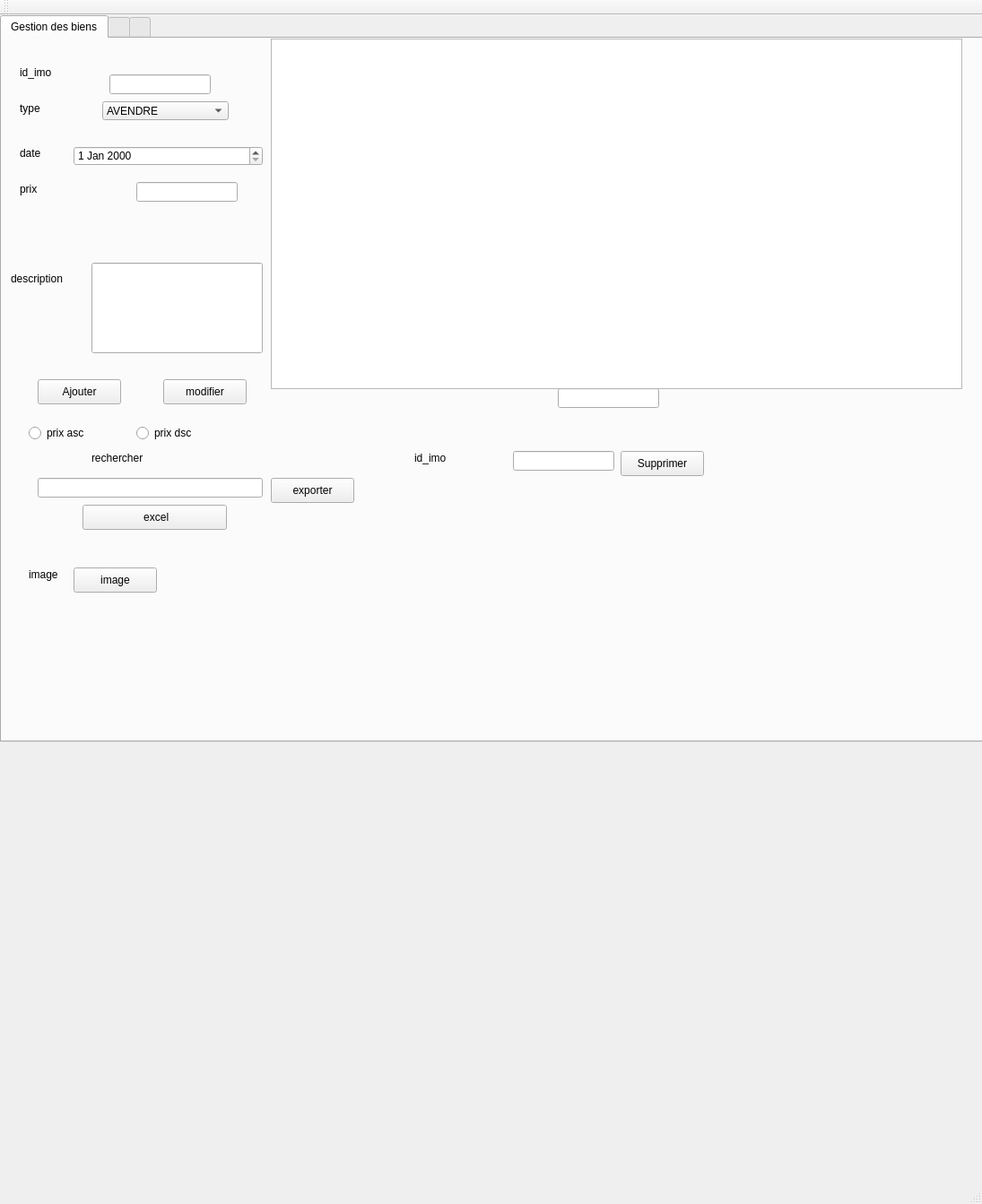
<?xml version="1.0" encoding="UTF-8"?>
<ui version="4.0">
 <class>MainWindow</class>
 <widget class="QMainWindow" name="MainWindow">
  <property name="geometry">
   <rect>
    <x>0</x>
    <y>0</y>
    <width>1095</width>
    <height>1343</height>
   </rect>
  </property>
  <property name="sizePolicy">
   <sizepolicy hsizetype="Preferred" vsizetype="Fixed">
    <horstretch>0</horstretch>
    <verstretch>0</verstretch>
   </sizepolicy>
  </property>
  <property name="windowTitle">
   <string>Gestion des Réclamations</string>
  </property>
  <widget class="QWidget" name="centralWidget">
   <widget class="QTabWidget" name="tabWidget">
    <property name="geometry">
     <rect>
      <x>0</x>
      <y>0</y>
      <width>1221</width>
      <height>811</height>
     </rect>
    </property>
    <property name="sizePolicy">
     <sizepolicy hsizetype="Expanding" vsizetype="Expanding">
      <horstretch>0</horstretch>
      <verstretch>0</verstretch>
     </sizepolicy>
    </property>
    <property name="sizeIncrement">
     <size>
      <width>0</width>
      <height>0</height>
     </size>
    </property>
    <property name="currentIndex">
     <number>0</number>
    </property>
    <widget class="QWidget" name="ajouter">
     <attribute name="title">
      <string>Gestion des biens</string>
     </attribute>
     <widget class="QLineEdit" name="rech">
      <property name="geometry">
       <rect>
        <x>40</x>
        <y>490</y>
        <width>251</width>
        <height>22</height>
       </rect>
      </property>
     </widget>
     <widget class="QLineEdit" name="le_prix">
      <property name="geometry">
       <rect>
        <x>150</x>
        <y>160</y>
        <width>113</width>
        <height>22</height>
       </rect>
      </property>
     </widget>
     <widget class="QLineEdit" name="le_date">
      <property name="geometry">
       <rect>
        <x>620</x>
        <y>390</y>
        <width>113</width>
        <height>22</height>
       </rect>
      </property>
     </widget>
     <widget class="QLineEdit" name="le_id">
      <property name="geometry">
       <rect>
        <x>120</x>
        <y>40</y>
        <width>113</width>
        <height>22</height>
       </rect>
      </property>
     </widget>
     <widget class="QLineEdit" name="le_Description">
      <property name="geometry">
       <rect>
        <x>100</x>
        <y>250</y>
        <width>191</width>
        <height>101</height>
       </rect>
      </property>
     </widget>
     <widget class="QLabel" name="label_27">
      <property name="geometry">
       <rect>
        <x>20</x>
        <y>30</y>
        <width>101</width>
        <height>16</height>
       </rect>
      </property>
      <property name="text">
       <string>id_imo</string>
      </property>
     </widget>
     <widget class="QLabel" name="label_29">
      <property name="geometry">
       <rect>
        <x>20</x>
        <y>160</y>
        <width>101</width>
        <height>16</height>
       </rect>
      </property>
      <property name="text">
       <string>prix</string>
      </property>
     </widget>
     <widget class="QLabel" name="label_30">
      <property name="geometry">
       <rect>
        <x>20</x>
        <y>120</y>
        <width>101</width>
        <height>16</height>
       </rect>
      </property>
      <property name="text">
       <string>date</string>
      </property>
     </widget>
     <widget class="QLabel" name="label_31">
      <property name="geometry">
       <rect>
        <x>20</x>
        <y>70</y>
        <width>101</width>
        <height>16</height>
       </rect>
      </property>
      <property name="text">
       <string>type</string>
      </property>
     </widget>
     <widget class="QLabel" name="label_32">
      <property name="geometry">
       <rect>
        <x>10</x>
        <y>260</y>
        <width>101</width>
        <height>16</height>
       </rect>
      </property>
      <property name="text">
       <string>description</string>
      </property>
     </widget>
     <widget class="QPushButton" name="pushButton">
      <property name="geometry">
       <rect>
        <x>40</x>
        <y>380</y>
        <width>93</width>
        <height>28</height>
       </rect>
      </property>
      <property name="text">
       <string>Ajouter</string>
      </property>
     </widget>
     <widget class="QPushButton" name="pushButton_4">
      <property name="geometry">
       <rect>
        <x>690</x>
        <y>460</y>
        <width>93</width>
        <height>28</height>
       </rect>
      </property>
      <property name="text">
       <string>Supprimer</string>
      </property>
     </widget>
     <widget class="QTableView" name="table_bien">
      <property name="geometry">
       <rect>
        <x>300</x>
        <y>0</y>
        <width>771</width>
        <height>391</height>
       </rect>
      </property>
     </widget>
     <widget class="QLineEdit" name="le_idS">
      <property name="geometry">
       <rect>
        <x>570</x>
        <y>460</y>
        <width>113</width>
        <height>22</height>
       </rect>
      </property>
     </widget>
     <widget class="QLabel" name="label_28">
      <property name="geometry">
       <rect>
        <x>460</x>
        <y>460</y>
        <width>101</width>
        <height>16</height>
       </rect>
      </property>
      <property name="text">
       <string>id_imo</string>
      </property>
     </widget>
     <widget class="QPushButton" name="pushButton_3">
      <property name="geometry">
       <rect>
        <x>180</x>
        <y>380</y>
        <width>93</width>
        <height>28</height>
       </rect>
      </property>
      <property name="text">
       <string>modifier</string>
      </property>
     </widget>
     <widget class="QRadioButton" name="radioButton">
      <property name="geometry">
       <rect>
        <x>30</x>
        <y>430</y>
        <width>97</width>
        <height>20</height>
       </rect>
      </property>
      <property name="text">
       <string>prix asc</string>
      </property>
     </widget>
     <widget class="QRadioButton" name="radioButton_2">
      <property name="geometry">
       <rect>
        <x>150</x>
        <y>430</y>
        <width>97</width>
        <height>20</height>
       </rect>
      </property>
      <property name="text">
       <string>prix dsc</string>
      </property>
     </widget>
     <widget class="QComboBox" name="comboBox">
      <property name="geometry">
       <rect>
        <x>112</x>
        <y>70</y>
        <width>141</width>
        <height>21</height>
       </rect>
      </property>
      <item>
       <property name="text">
        <string>AVENDRE</string>
       </property>
      </item>
      <item>
       <property name="text">
        <string>ALOUER</string>
       </property>
      </item>
     </widget>
     <widget class="QLabel" name="label_33">
      <property name="geometry">
       <rect>
        <x>100</x>
        <y>460</y>
        <width>101</width>
        <height>16</height>
       </rect>
      </property>
      <property name="text">
       <string>rechercher</string>
      </property>
     </widget>
     <widget class="QPushButton" name="exporter">
      <property name="geometry">
       <rect>
        <x>300</x>
        <y>490</y>
        <width>93</width>
        <height>28</height>
       </rect>
      </property>
      <property name="text">
       <string>exporter</string>
      </property>
     </widget>
     <widget class="QDateEdit" name="dateEdit">
      <property name="geometry">
       <rect>
        <x>80</x>
        <y>120</y>
        <width>211</width>
        <height>22</height>
       </rect>
      </property>
     </widget>
     <widget class="QPushButton" name="imagebouton">
      <property name="geometry">
       <rect>
        <x>80</x>
        <y>590</y>
        <width>93</width>
        <height>28</height>
       </rect>
      </property>
      <property name="text">
       <string>image</string>
      </property>
     </widget>
     <widget class="QLabel" name="label_34">
      <property name="geometry">
       <rect>
        <x>30</x>
        <y>590</y>
        <width>101</width>
        <height>16</height>
       </rect>
      </property>
      <property name="text">
       <string>image</string>
      </property>
     </widget>
     <widget class="QPushButton" name="excel">
      <property name="geometry">
       <rect>
        <x>90</x>
        <y>520</y>
        <width>161</width>
        <height>28</height>
       </rect>
      </property>
      <property name="text">
       <string> excel</string>
      </property>
     </widget>
     <widget class="QLabel" name="imageLabel">
      <property name="geometry">
       <rect>
        <x>10</x>
        <y>570</y>
        <width>301</width>
        <height>161</height>
       </rect>
      </property>
      <property name="sizePolicy">
       <sizepolicy hsizetype="Maximum" vsizetype="Preferred">
        <horstretch>0</horstretch>
        <verstretch>0</verstretch>
       </sizepolicy>
      </property>
      <property name="font">
       <font>
        <weight>50</weight>
        <bold>false</bold>
       </font>
      </property>
      <property name="text">
       <string/>
      </property>
      <property name="pixmap">
       <pixmap>C:/Users/user/Pictures/Saved Pictures/E40859D8-24AD-44FB-93CC-3FE09E19E534.png</pixmap>
      </property>
      <property name="alignment">
       <set>Qt::AlignLeading|Qt::AlignLeft|Qt::AlignTop</set>
      </property>
     </widget>
    </widget>
    <widget class="QWidget" name="afficher">
     <attribute name="title">
      <string/>
     </attribute>
    </widget>
    <widget class="QWidget" name="tab">
     <attribute name="title">
      <string/>
     </attribute>
    </widget>
   </widget>
  </widget>
  <widget class="QToolBar" name="mainToolBar">
   <property name="sizePolicy">
    <sizepolicy hsizetype="Preferred" vsizetype="Fixed">
     <horstretch>0</horstretch>
     <verstretch>0</verstretch>
    </sizepolicy>
   </property>
   <attribute name="toolBarArea">
    <enum>TopToolBarArea</enum>
   </attribute>
   <attribute name="toolBarBreak">
    <bool>false</bool>
   </attribute>
  </widget>
  <widget class="QStatusBar" name="statusBar"/>
 </widget>
 <layoutdefault spacing="6" margin="11"/>
 <resources/>
 <connections/>
</ui>
